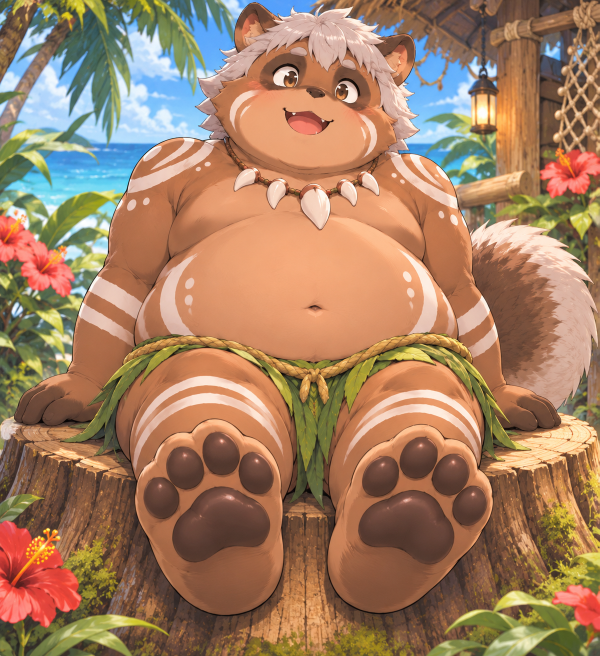
#> input picture tanukun/nikukyu/art/sit_soles_src.png, 1199 x 1312 px (shown at 1/2 size)
$ python make_nikukyu_mask.py
#> lines starting #> are read from the running program, lines starting #| are printed output that depends on the picture; after the words box and inside, x2 and y2 are one past the last pixel; in counts of white or black regions, pixels touching at a corner belong together
"""肉球ぷにぷに（nikukyu/）の「肉球の形」の絵をつくる

使い方（tanukun フォルダで）:
    python3 tools/make_nikukyu_mask.py

nikukyu/art/sit_soles_src.png（ユーザーが描いた、切り株に座って足の裏を見せるタヌくん）から、
肉球の所だけを白くした絵 nikukyu/img/pads_mask.png をつくる（ぷにっと沈む・影をつける範囲に使う）。
・肉球はこげ茶（明るさ＋赤み が小さい）。ツヤで白く抜けた所は、外から塗りつぶして穴をうめる
・PADS は肉球のだいたいの場所（だ円。元の絵の座標）。nikukyu/index.html の PADS と同じにする
"""
from pathlib import Path
from PIL import Image, ImageDraw, ImageFilter

ROOT = Path(__file__).resolve().parent.parent
PADS = [(322, 995, 35, 41), (370, 935, 37, 42), (439, 907, 33, 42), (512, 945, 34, 42), (443, 1047, 97, 73),
        (760, 953, 36, 42), (837, 917, 37, 42), (910, 947, 37, 40), (940, 1012, 33, 40), (810, 1050, 95, 73)]


def main():
    im = Image.open(ROOT / 'nikukyu' / 'art' / 'sit_soles_src.png').convert('RGB')
#> im is the input picture: PIL image 1199x1312 RGB; mean R, G, B 163, 127, 98.8
    W, H = im.size
#> W = 1199; H = 1312
    px = im.load()
    out = Image.new('L', (W, H), 0)
#> out: PIL image 1199x1312 L; every value is 0
    op = out.load()
    for cx, cy, rx, ry in PADS:
        for y in range(int(cy - ry * 1.5), int(cy + ry * 1.5)):
            for x in range(int(cx - rx * 1.5), int(cx + rx * 1.5)):
                d = ((x - cx) / rx) ** 2 + ((y - cy) / ry) ** 2
                if d > 1.35:   # だ円から遠い所（ほかの影など）は入れない
                    continue
                r, g, b = px[x, y]
                f = 0.299 * r + 0.587 * g + 0.114 * b + (r - b) * 0.8
                # 指の肉球は、ほぼだ円：まんなか（d < 0.8）は、ツヤで明るくても肉球にする
                if f < 132 or (rx < 60 and d < 0.8):
                    op[x, y] = 255
    # 小さなゴミを消す → 外から塗って、塗れなかった所（ツヤの穴）を肉球にする
    out = out.filter(ImageFilter.MedianFilter(5))
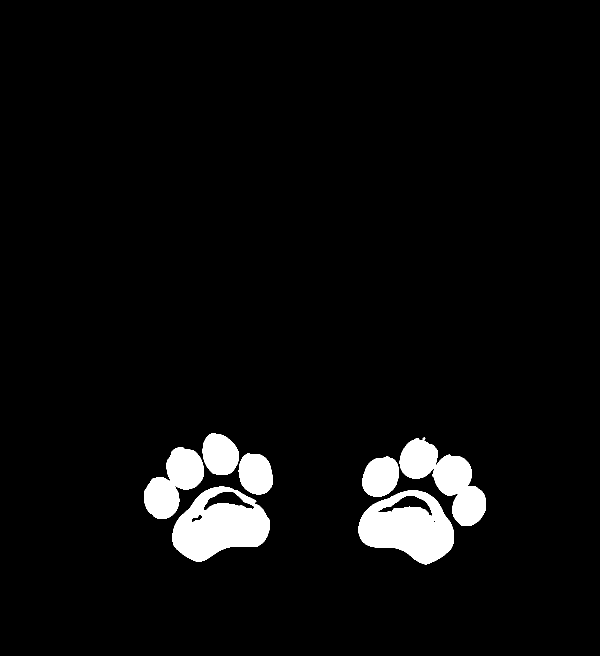
#> out: PIL image 1199x1312 L (shown at 1/2 size); 4.6% white; 7 white regions, largest, box (x1, y1, x2, y2) and area: (345, 973, 540, 1124) 18164, (717, 980, 908, 1129) 17898, (799, 875, 972, 1052) 13559
    fill = out.copy()
    ImageDraw.floodfill(fill, (0, 0), 128)
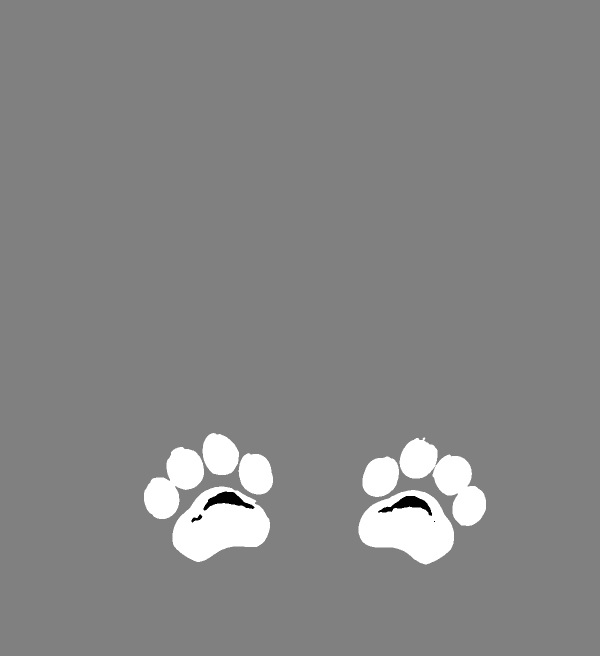
#> fill: PIL image 1199x1312 L (shown at 1/2 size); min 0, max 255, mean 133.6
    fp, op = fill.load(), out.load()
    for y in range(H):
        for x in range(W):
            if fp[x, y] == 0:
                op[x, y] = 255
    out = out.filter(ImageFilter.GaussianBlur(1.2))
    out.save(ROOT / 'nikukyu' / 'img' / 'pads_mask.png', optimize=True)
    print('できました: nikukyu/img/pads_mask.png')


if __name__ == '__main__':
    main()
